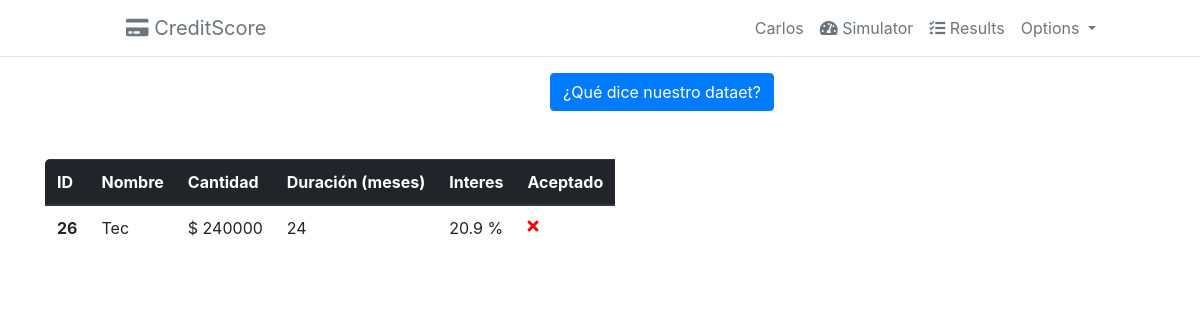
Page /home/api/ (signed in) on the committed database.
### home/models.py (models this page shows)
class Company(models.Model):
    facebook_name = models.CharField(max_length=20)
    amount        = models.IntegerField()
    duration      = models.IntegerField()
    result        = models.IntegerField(default='')
    inflation     = models.FloatField()

### home/views.py (the view)
class CompanyListView(ListView):
    model = Company
    paginate_by = 10  # if pagination is desired
    context_object_name = "company_list"
    def get_context_data(self, **kwargs):
        context = super().get_context_data(**kwargs)
        context['now'] = datetime.datetime.now()
        return context

### home/templates/home/company_list.html (shortened to what this page needs)
{% extends 'base.html' %}
{% block  body %}
  <div class="container">
    <div class="row">
      <div class="col-sm-12">
        <div style="width:100;display:block;margin: 1rem auto;">
          <a class="btn btn-primary" data-toggle="modal" data-target="#exampleModal" style="color:white;">
            ¿Qué dice nuestro dataet?
          </a>
        </div>
      </div>
      <div class="col-sm-12" style="margin-top:2rem;">
        {% if company_list %}
          <table class="table table-responsive">
            <thead class="thead-dark">
              <tr>
                <th scope="col">ID</th>
                <th scope="col">Nombre</th>
                <th scope="col">Cantidad</th>
                <th scope="col">Duración (meses)</th>
                <th scope="col">Interes</th>
                <th scope="col">Aceptado</th>
              </tr>
            </thead>
            <tbody>
              {% for company in company_list %}
                <tr>
                  <th scope="col">{{company.id}}</th>
                  <td>{{company.facebook_name}}</td>
                  <td>$ {{company.amount}}</td>
                  <td>{{company.duration}}</td>
                  <td>{{company.inflation}} %</td>
                  <td>
                    {% if company.result %}
                      <i class="fas fa-check" style="color:green;"></i>
                    {% else %}
                      <i class="fas fa-times" style="color:red;"></i>
                    {% endif %}
                  </td>
                </tr>
              {% endfor %}
            </tbody>
          </table>
        {% else %}
          <p>There are no books in the library.</p>
        {% endif %}
        </div>
    </div>
  </div>
{% endblock %}

### accounts/templates/base.html (shortened to what this page needs)
<html>
    <head>
        <link rel="stylesheet" href="https://maxcdn.bootstrapcdn.com/bootstrap/4.0.0-beta.2/css/bootstrap.min.css">
        <link rel="stylesheet" href="https://use.fontawesome.com/releases/v5.0.12/css/all.css">
    </head>
    <body>
      <nav class="navbar navbar-light navbar-expand-lg navbar-muted bg-white sticky-top">
        <a class="navbar-brand text-muted" href="{% url 'home:home' %}" style="margin-left: 110px"><i class="fas fa-credit-card"></i> CreditScore</a>
        {% if user.is_authenticated %}
        <div class="collapse navbar-collapse" id="navbarSupportedContent" >
          <ul class="nav navbar-nav navbar-right">
              <li class="nav-item">
                <a class="nav-link text-muted" href="{% url 'accounts:view_profile' %}">{{ user.first_name}}</a>
              </li>
              <li class="nav-item">
                <a class="nav-link text-muted" href="{% url 'home:view_company' %}"><i class="fas fa-tachometer-alt"></i> Simulator</a>
              </li>
              <li class="nav-item">
                <a class="nav-link text-muted" href="{% url 'home:res' %}"><i class="fas fa-tasks"></i> Results</a>
              </li>
              <li class="nav-item dropdown text-muted">
                <a class="nav-link dropdown-toggle text-muted" href="#" id="navbarDropdown" role="button" data-toggle="dropdown" aria-haspopup="true" aria-expanded="false" style="margin-right: 80px">
                  Options
              </a>
              </li>
            </ul>
          </div>
      {% endif %}
      </nav>
      <hr style="margin: 0px">
      {% block body %}
      {% endblock %}
    </body>
</html>

### home/templates/home/company_list.html (style rules this page uses)
.table { border-radius: 5px; width: 50%; margin: 0px auto; float: none; }
@media (max-width: 1200px) { .table { width: 100%; } }

### rows in the picture
Company: id "26", facebook_name "Tec", amount "240000", duration "24", inflation "20.9", result 0 (drawn)

### other values in the picture
{{ user.first_name }} "Carlos"
